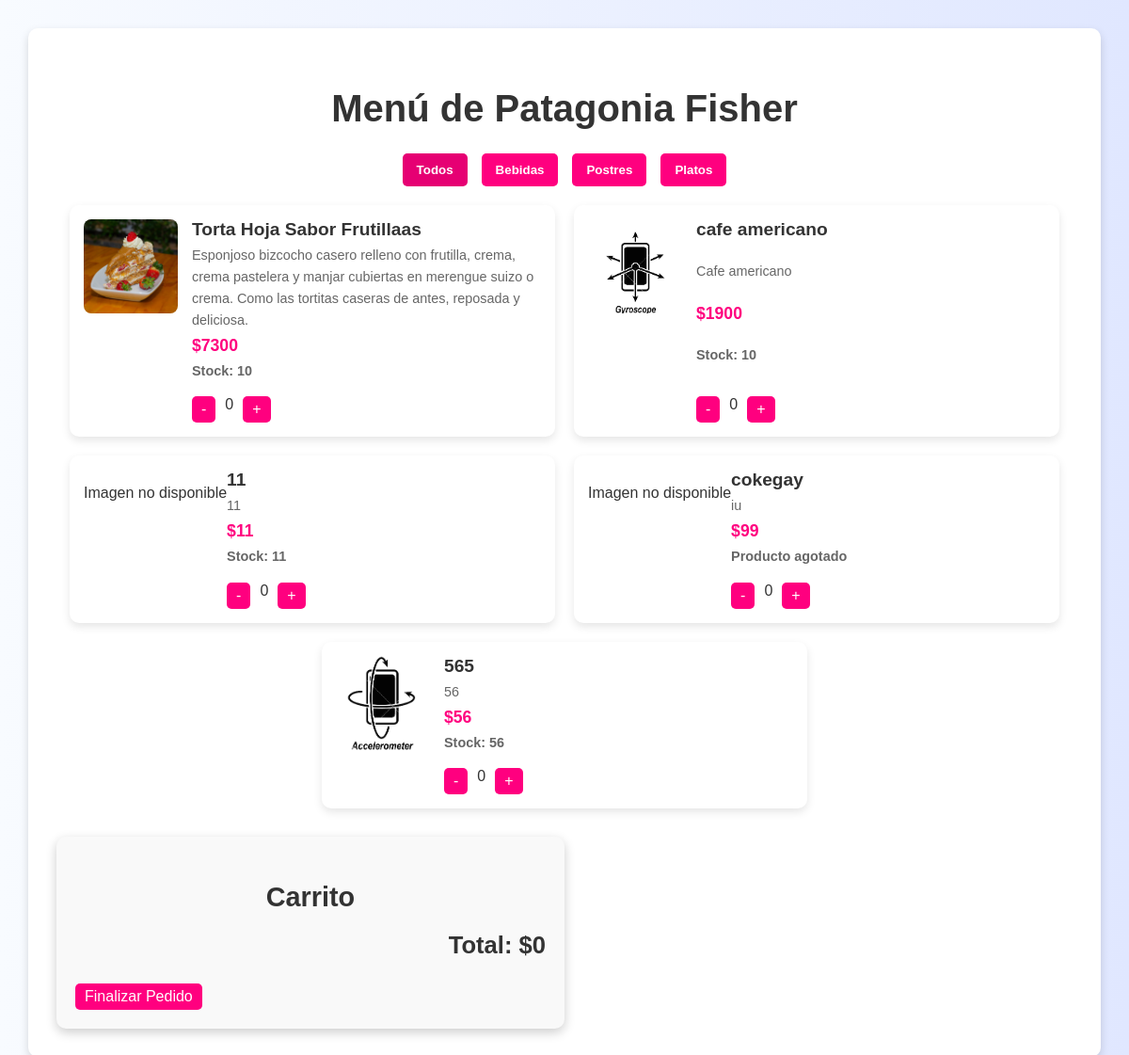
The app's page / (signed in) with its own data.
### sistema_pedidos/models.py (models this page shows, shortened)
class Producto(models.Model):
    nombre = models.CharField(max_length=100)
    descripcion = models.TextField(blank=True, null=True)
    precio = models.DecimalField(max_digits=10, decimal_places=2)
    categoria = models.CharField(
        max_length=50,
        choices=[('bebidas', 'Bebidas'), ('postres', 'Postres'), ('platos', 'Platos')]
    )
    stock = models.PositiveIntegerField(default=0)
    imagen = models.ImageField(upload_to='productos/', blank=True, null=True)  # Campo para imagen

### sistema_pedidos/views.py (the view)
# urls.py: path('', views.index, name='index'),
def index(request):
    if 'mesa_id' not in request.session:
        return redirect('login_mesa')  # Redirige al inicio de sesión de mesa si no está autenticado
    productos = Producto.objects.all()
    return render(request, 'index.html', {'productos': productos})

### sistema_pedidos/templates/index.html (shortened to what this page needs)
<!DOCTYPE html>
<html lang="es">
<head>
</head>
<body>
    <div class="container">
        <h2>Menú de Patagonia Fisher</h2>
        <div class="category-filter">
            <button class="category-button active-category" onclick="filterCategory('todos')">Todos</button>
            <button class="category-button" onclick="filterCategory('bebidas')">Bebidas</button>
            <button class="category-button" onclick="filterCategory('postres')">Postres</button>
            <button class="category-button" onclick="filterCategory('platos')">Platos</button>
        </div>
        <div class="product-list" id="product-list">
            {% for producto in productos %}
            <div class="product-card" data-category="{{ producto.categoria }}">
                {% if producto.imagen %}
                    <img src="{{ producto.imagen.url }}" alt="{{ producto.nombre }}">
                {% else %}
                    <p>Imagen no disponible</p>
                {% endif %}
                <div class="product-details">
                    <h3>{{ producto.nombre }}</h3>
                    <p>{{ producto.descripcion }}</p>
                    <strong>${{ producto.precio|floatformat:0 }}</strong>
                    <p class="stock-info {% if producto.stock == 0 %}out-of-stock{% endif %}">
                        {% if producto.stock > 0 %}
                            Stock: <span id="stock-{{ producto.id }}">{{ producto.stock }}</span>
                        {% else %}
                            Producto agotado
                        {% endif %}
                    </p>
                    <div class="quantity-controls">
                        <button class="btn" onclick="updateCart('{{ producto.id }}', -1)" id="btn-minus-{{ producto.id }}" {% if producto.stock == 0 %}disabled{% endif %}>-</button>
                        <span id="quantity-{{ producto.id }}">0</span>
                        <button class="btn" onclick="updateCart('{{ producto.id }}', 1)" id="btn-plus-{{ producto.id }}" {% if producto.stock == 0 %}disabled{% endif %}>+</button>
                    </div>
                </div>
            </div>
            {% endfor %}
        </div>
        <div class="cart-container">
            <h3>Carrito</h3>
            <p class="total">Total: $<span id="total">0</span></p>
            <button class="btn" onclick="finalizarPedido()">Finalizar Pedido</button>
        </div>
    </div>
</body>
</html>

### sistema_pedidos/templates/index.html (style rules this page uses)
body { font-family: 'Arial', sans-serif; background: linear-gradient(to right, #f8fbff, #e0e7ff); color: #333; margin: 0; padding: 0; display: flex; flex-direction: column; align-items: center; }
.container { max-width: 1100px; width: 90%; margin: 30px; padding: 30px; background-color: #ffffff; border-radius: 10px; box-shadow: 0 4px 10px rgba(0, 0, 0, 0.15); }
h2 { color: #333; text-align: center; margin-bottom: 25px; font-size: 2.5em; font-weight: bold; }
.category-filter { display: flex; justify-content: center; gap: 15px; margin-bottom: 20px; }
.category-button { padding: 10px 15px; background-color: #ff007f; color: #fff; border: none; border-radius: 5px; cursor: pointer; font-weight: bold; transition: background-color 0.3s; }
.active-category { background-color: #e60073; }
.product-list { display: flex; flex-wrap: wrap; gap: 20px; justify-content: center; }
.product-card { display: flex; background-color: #ffffff; padding: 15px; border-radius: 10px; width: 45%; box-shadow: 0 4px 10px rgba(0, 0, 0, 0.1); transition: transform 0.3s ease, box-shadow 0.3s ease; }
.product-card img { width: 100px; height: 100px; object-fit: cover; border-radius: 8px; margin-right: 15px; }
.product-details { display: flex; flex-direction: column; justify-content: space-between; flex: 1; }
.product-details h3 { font-size: 1.2em; margin: 0; color: #333; font-weight: bold; }
.product-details p { color: #666; font-size: 0.9em; line-height: 1.6; margin: 5px 0; }
.product-details strong { color: #ff007f; font-size: 1.1em; font-weight: bold; }
.stock-info { font-size: 0.9em; font-weight: bold; color: #28a745; }
.out-of-stock { color: #dc3545; }
.quantity-controls { display: flex; gap: 10px; margin-top: 10px; }
.btn { padding: 5px 10px; font-size: 16px; cursor: pointer; border: none; border-radius: 5px; background-color: #ff007f; color: white; transition: background-color 0.3s ease; }
.cart-container { margin-top: 30px; background-color: #f9f9f9; padding: 20px; border-radius: 10px; box-shadow: 0 4px 12px rgba(0, 0, 0, 0.2); width: 100%; max-width: 500px; }
.cart-container h3 { font-size: 1.8em; margin-bottom: 15px; color: #333; font-weight: bold; text-align: center; }
.total { font-weight: bold; font-size: 1.6em; text-align: right; margin-top: 20px; color: #333; }

### records on screen
Producto: imagen (picture), nombre "Torta Hoja Sabor Frutillaas", descripcion "Esponjoso bizcocho casero relleno con frutilla, crema, crema pastelera y manjar cubiertas en merengue suizo o crema. Como las tortitas caseras de antes, reposada y deliciosa.", precio "7300", stock "10"
Producto: imagen (picture), nombre "cafe americano", descripcion "Cafe americano", precio "1900", stock "10"
Producto: imagen "Imagen no disponible", nombre "11", descripcion "11", precio "11", stock "11"
Producto: imagen "Imagen no disponible", nombre "cokegay", descripcion "iu", precio "99", stock "Producto agotado"
Producto: imagen (picture), nombre "565", descripcion "56", precio "56", stock "56"
